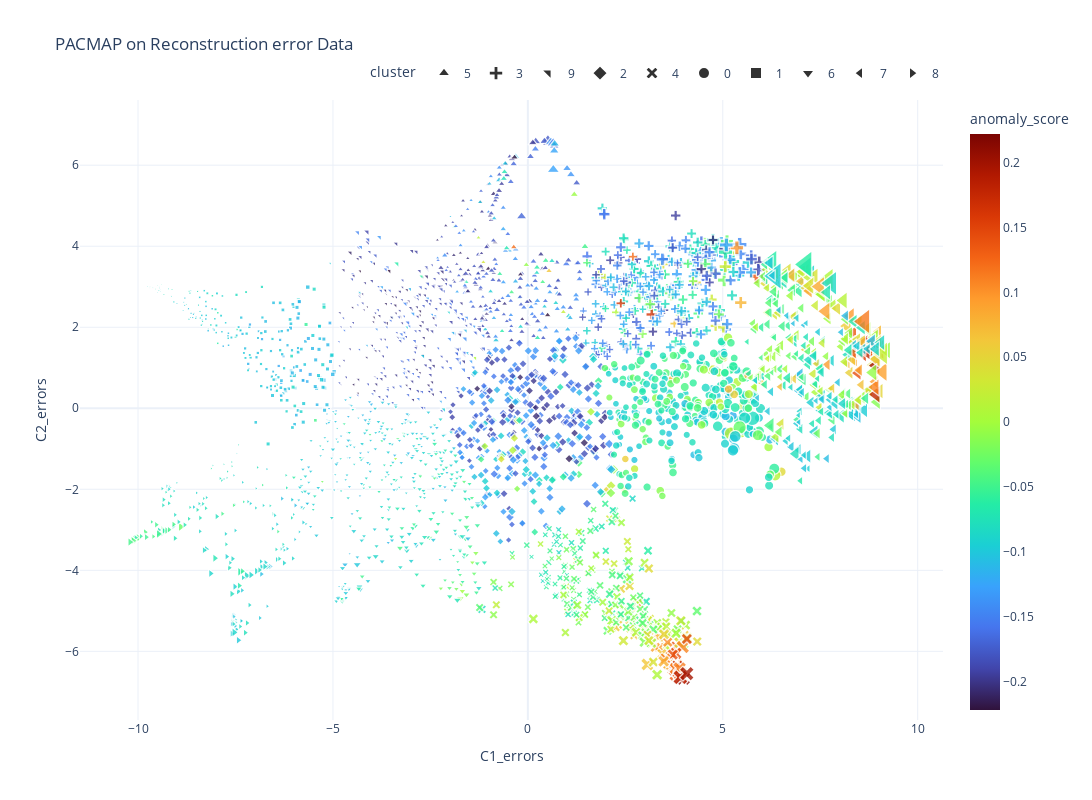

Notebook source saved alongside this figure:
### Code cell
# plot clusters
# visualize the reduced data with a 3d scatter plot using plotly
fig = px.scatter(df_results, x='C1_errors', y='C2_errors', title="PACMAP on Reconstruction error Data", height=800, width=1200, template="plotly_white",
                 color=df_results['anomaly_score'], size=df_results['reconstruction_error_pca'], symbol=df_results['cluster'],
                 hover_name=df_results.index, hover_data=['anomaly_score', 'reconstruction_error_pca', 'cluster'],
                 symbol_map={str(i): str(i) for i in range(10)}, color_continuous_scale="turbo", color_continuous_midpoint=0, size_max=25, opacity=0.8)  # map cluster labels to symbols
# move symbol legend to the top right
fig.update_layout(legend=dict(title='cluster', orientation='h', yanchor='bottom', y=1.02, xanchor='right', x=1))
# change color scale to viridis
fig.update_traces(marker=dict(colorscale='Viridis', showscale=True, colorbar=dict(title='Anomaly Score')))
fig.show()

### Figure 1 — Plotly figure (JSON) as saved in the notebook; plotly's stock layout.template omitted (floating-point values rounded to 4 significant figures; data arrays with more than 128 entries replaced by an {"elided": "..."} marker saying what was removed)
{"data": [{"customdata": {"elided": "258x3 mixed values"}, "hovertemplate": "<b>%{hovertext}</b><br><br>cluster=%{customdata[2]}<br>C1_errors=%{x}<br>C2_errors=%{y}<br>reconstruction_error_pca=%{customdata[1]}<br>anomaly_score=%{marker.color}<extra></extra>", "hovertext": {"elided": "258 str values"}, "legendgroup": "5", "marker": {"color": {"elided": "258 float values"}, "coloraxis": "coloraxis", "colorbar": {"title": {"text": "Anomaly Score"}}, "colorscale": [[0, "#440154"], [0.1111, "#482878"], [0.2222, "#3e4989"], [0.3333, "#31688e"], [0.4444, "#26828e"], [0.5556, "#1f9e89"], [0.6667, "#35b779"], [0.7778, "#6ece58"], [0.8889, "#b5de2b"], [1, "#fde725"]], "opacity": 0.8, "showscale": true, "size": {"elided": "258 float values"}, "sizemode": "area", "sizeref": 8.957e-07, "symbol": "5"}, "mode": "markers", "name": "5", "showlegend": true, "type": "scattergl", "x": {"elided": "258 float values"}, "xaxis": "x", "y": {"elided": "258 float values"}, "yaxis": "y"}, {"customdata": {"elided": "336x3 mixed values"}, "hovertemplate": "<b>%{hovertext}</b><br><br>cluster=%{customdata[2]}<br>C1_errors=%{x}<br>C2_errors=%{y}<br>reconstruction_error_pca=%{customdata[1]}<br>anomaly_score=%{marker.color}<extra></extra>", "hovertext": {"elided": "336 str values"}, "legendgroup": "3", "marker": {"color": {"elided": "336 float values"}, "coloraxis": "coloraxis", "colorbar": {"title": {"text": "Anomaly Score"}}, "colorscale": [[0, "#440154"], [0.1111, "#482878"], [0.2222, "#3e4989"], [0.3333, "#31688e"], [0.4444, "#26828e"], [0.5556, "#1f9e89"], [0.6667, "#35b779"], [0.7778, "#6ece58"], [0.8889, "#b5de2b"], [1, "#fde725"]], "opacity": 0.8, "showscale": true, "size": {"elided": "336 float values"}, "sizemode": "area", "sizeref": 8.957e-07, "symbol": "3"}, "mode": "markers", "name": "3", "showlegend": true, "type": "scattergl", "x": {"elided": "336 float values"}, "xaxis": "x", "y": {"elided": "336 float values"}, "yaxis": "y"}, {"customdata": {"elided": "309x3 mixed values"}, "hovertemplate": "<b>%{hovertext}</b><br><br>cluster=%{customdata[2]}<br>C1_errors=%{x}<br>C2_errors=%{y}<br>reconstruction_error_pca=%{customdata[1]}<br>anomaly_score=%{marker.color}<extra></extra>", "hovertext": {"elided": "309 str values"}, "legendgroup": "9", "marker": {"color": {"elided": "309 float values"}, "coloraxis": "coloraxis", "colorbar": {"title": {"text": "Anomaly Score"}}, "colorscale": [[0, "#440154"], [0.1111, "#482878"], [0.2222, "#3e4989"], [0.3333, "#31688e"], [0.4444, "#26828e"], [0.5556, "#1f9e89"], [0.6667, "#35b779"], [0.7778, "#6ece58"], [0.8889, "#b5de2b"], [1, "#fde725"]], "opacity": 0.8, "showscale": true, "size": {"elided": "309 float values"}, "sizemode": "area", "sizeref": 8.957e-07, "symbol": "9"}, "mode": "markers", "name": "9", "showlegend": true, "type": "scattergl", "x": {"elided": "309 float values"}, "xaxis": "x", "y": {"elided": "309 float values"}, "yaxis": "y"}, {"customdata": {"elided": "359x3 mixed values"}, "hovertemplate": "<b>%{hovertext}</b><br><br>cluster=%{customdata[2]}<br>C1_errors=%{x}<br>C2_errors=%{y}<br>reconstruction_error_pca=%{customdata[1]}<br>anomaly_score=%{marker.color}<extra></extra>", "hovertext": {"elided": "359 str values"}, "legendgroup": "2", "marker": {"color": {"elided": "359 float values"}, "coloraxis": "coloraxis", "colorbar": {"title": {"text": "Anomaly Score"}}, "colorscale": [[0, "#440154"], [0.1111, "#482878"], [0.2222, "#3e4989"], [0.3333, "#31688e"], [0.4444, "#26828e"], [0.5556, "#1f9e89"], [0.6667, "#35b779"], [0.7778, "#6ece58"], [0.8889, "#b5de2b"], [1, "#fde725"]], "opacity": 0.8, "showscale": true, "size": {"elided": "359 float values"}, "sizemode": "area", "sizeref": 8.957e-07, "symbol": "2"}, "mode": "markers", "name": "2", "showlegend": true, "type": "scattergl", "x": {"elided": "359 float values"}, "xaxis": "x", "y": {"elided": "359 float values"}, "yaxis": "y"}, {"customdata": {"elided": "298x3 mixed values"}, "hovertemplate": "<b>%{hovertext}</b><br><br>cluster=%{customdata[2]}<br>C1_errors=%{x}<br>C2_errors=%{y}<br>reconstruction_error_pca=%{customdata[1]}<br>anomaly_score=%{marker.color}<extra></extra>", "hovertext": {"elided": "298 str values"}, "legendgroup": "4", "marker": {"color": {"elided": "298 float values"}, "coloraxis": "coloraxis", "colorbar": {"title": {"text": "Anomaly Score"}}, "colorscale": [[0, "#440154"], [0.1111, "#482878"], [0.2222, "#3e4989"], [0.3333, "#31688e"], [0.4444, "#26828e"], [0.5556, "#1f9e89"], [0.6667, "#35b779"], [0.7778, "#6ece58"], [0.8889, "#b5de2b"], [1, "#fde725"]], "opacity": 0.8, "showscale": true, "size": {"elided": "298 float values"}, "sizemode": "area", "sizeref": 8.957e-07, "symbol": "4"}, "mode": "markers", "name": "4", "showlegend": true, "type": "scattergl", "x": {"elided": "298 float values"}, "xaxis": "x", "y": {"elided": "298 float values"}, "yaxis": "y"}, {"customdata": {"elided": "303x3 mixed values"}, "hovertemplate": "<b>%{hovertext}</b><br><br>cluster=%{customdata[2]}<br>C1_errors=%{x}<br>C2_errors=%{y}<br>reconstruction_error_pca=%{customdata[1]}<br>anomaly_score=%{marker.color}<extra></extra>", "hovertext": {"elided": "303 str values"}, "legendgroup": "0", "marker": {"color": {"elided": "303 float values"}, "coloraxis": "coloraxis", "colorbar": {"title": {"text": "Anomaly Score"}}, "colorscale": [[0, "#440154"], [0.1111, "#482878"], [0.2222, "#3e4989"], [0.3333, "#31688e"], [0.4444, "#26828e"], [0.5556, "#1f9e89"], [0.6667, "#35b779"], [0.7778, "#6ece58"], [0.8889, "#b5de2b"], [1, "#fde725"]], "opacity": 0.8, "showscale": true, "size": {"elided": "303 float values"}, "sizemode": "area", "sizeref": 8.957e-07, "symbol": "0"}, "mode": "markers", "name": "0", "showlegend": true, "type": "scattergl", "x": {"elided": "303 float values"}, "xaxis": "x", "y": {"elided": "303 float values"}, "yaxis": "y"}, {"customdata": {"elided": "242x3 mixed values"}, "hovertemplate": "<b>%{hovertext}</b><br><br>cluster=%{customdata[2]}<br>C1_errors=%{x}<br>C2_errors=%{y}<br>reconstruction_error_pca=%{customdata[1]}<br>anomaly_score=%{marker.color}<extra></extra>", "hovertext": {"elided": "242 str values"}, "legendgroup": "1", "marker": {"color": {"elided": "242 float values"}, "coloraxis": "coloraxis", "colorbar": {"title": {"text": "Anomaly Score"}}, "colorscale": [[0, "#440154"], [0.1111, "#482878"], [0.2222, "#3e4989"], [0.3333, "#31688e"], [0.4444, "#26828e"], [0.5556, "#1f9e89"], [0.6667, "#35b779"], [0.7778, "#6ece58"], [0.8889, "#b5de2b"], [1, "#fde725"]], "opacity": 0.8, "showscale": true, "size": {"elided": "242 float values"}, "sizemode": "area", "sizeref": 8.957e-07, "symbol": "1"}, "mode": "markers", "name": "1", "showlegend": true, "type": "scattergl", "x": {"elided": "242 float values"}, "xaxis": "x", "y": {"elided": "242 float values"}, "yaxis": "y"}, {"customdata": {"elided": "391x3 mixed values"}, "hovertemplate": "<b>%{hovertext}</b><br><br>cluster=%{customdata[2]}<br>C1_errors=%{x}<br>C2_errors=%{y}<br>reconstruction_error_pca=%{customdata[1]}<br>anomaly_score=%{marker.color}<extra></extra>", "hovertext": {"elided": "391 str values"}, "legendgroup": "6", "marker": {"color": {"elided": "391 float values"}, "coloraxis": "coloraxis", "colorbar": {"title": {"text": "Anomaly Score"}}, "colorscale": [[0, "#440154"], [0.1111, "#482878"], [0.2222, "#3e4989"], [0.3333, "#31688e"], [0.4444, "#26828e"], [0.5556, "#1f9e89"], [0.6667, "#35b779"], [0.7778, "#6ece58"], [0.8889, "#b5de2b"], [1, "#fde725"]], "opacity": 0.8, "showscale": true, "size": {"elided": "391 float values"}, "sizemode": "area", "sizeref": 8.957e-07, "symbol": "6"}, "mode": "markers", "name": "6", "showlegend": true, "type": "scattergl", "x": {"elided": "391 float values"}, "xaxis": "x", "y": {"elided": "391 float values"}, "yaxis": "y"}, {"customdata": {"elided": "335x3 mixed values"}, "hovertemplate": "<b>%{hovertext}</b><br><br>cluster=%{customdata[2]}<br>C1_errors=%{x}<br>C2_errors=%{y}<br>reconstruction_error_pca=%{customdata[1]}<br>anomaly_score=%{marker.color}<extra></extra>", "hovertext": {"elided": "335 str values"}, "legendgroup": "7", "marker": {"color": {"elided": "335 float values"}, "coloraxis": "coloraxis", "colorbar": {"title": {"text": "Anomaly Score"}}, "colorscale": [[0, "#440154"], [0.1111, "#482878"], [0.2222, "#3e4989"], [0.3333, "#31688e"], [0.4444, "#26828e"], [0.5556, "#1f9e89"], [0.6667, "#35b779"], [0.7778, "#6ece58"], [0.8889, "#b5de2b"], [1, "#fde725"]], "opacity": 0.8, "showscale": true, "size": {"elided": "335 float values"}, "sizemode": "area", "sizeref": 8.957e-07, "symbol": "7"}, "mode": "markers", "name": "7", "showlegend": true, "type": "scattergl", "x": {"elided": "335 float values"}, "xaxis": "x", "y": {"elided": "335 float values"}, "yaxis": "y"}, {"customdata": {"elided": "169x3 mixed values"}, "hovertemplate": "<b>%{hovertext}</b><br><br>cluster=%{customdata[2]}<br>C1_errors=%{x}<br>C2_errors=%{y}<br>reconstruction_error_pca=%{customdata[1]}<br>anomaly_score=%{marker.color}<extra></extra>", "hovertext": {"elided": "169 str values"}, "legendgroup": "8", "marker": {"color": {"elided": "169 float values"}, "coloraxis": "coloraxis", "colorbar": {"title": {"text": "Anomaly Score"}}, "colorscale": [[0, "#440154"], [0.1111, "#482878"], [0.2222, "#3e4989"], [0.3333, "#31688e"], [0.4444, "#26828e"], [0.5556, "#1f9e89"], [0.6667, "#35b779"], [0.7778, "#6ece58"], [0.8889, "#b5de2b"], [1, "#fde725"]], "opacity": 0.8, "showscale": true, "size": {"elided": "169 float values"}, "sizemode": "area", "sizeref": 8.957e-07, "symbol": "8"}, "mode": "markers", "name": "8", "showlegend": true, "type": "scattergl", "x": {"elided": "169 float values"}, "xaxis": "x", "y": {"elided": "169 float values"}, "yaxis": "y"}], "layout": {"coloraxis": {"cmid": 0, "colorbar": {"title": {"text": "anomaly_score"}}, "colorscale": [[0, "#30123b"], [0.07143, "#4145ab"], [0.1429, "#4675ed"], [0.2143, "#39a2fc"], [0.2857, "#1bcfd4"], [0.3571, "#24eca6"], [0.4286, "#61fc6c"], [0.5, "#a4fc3b"], [0.5714, "#d1e834"], [0.6429, "#f3c63a"], [0.7143, "#fe9b2d"], [0.7857, "#f36315"], [0.8571, "#d93806"], [0.9286, "#b11901"], [1, "#7a0402"]]}, "height": 800, "legend": {"itemsizing": "constant", "orientation": "h", "title": {"text": "cluster"}, "tracegroupgap": 0, "x": 1, "xanchor": "right", "y": 1.02, "yanchor": "bottom"}, "title": {"text": "PACMAP on Reconstruction error Data"}, "width": 1200, "xaxis": {"anchor": "y", "domain": [0, 1], "title": {"text": "C1_errors"}}, "yaxis": {"anchor": "x", "domain": [0, 1], "title": {"text": "C2_errors"}}}}
